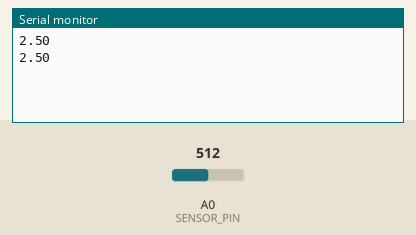
The sketch below on a simulated Arduino Uno, built with avr-gcc and run on an emulated ATmega328P. Parts: the last lines printed to the serial monitor. Inputs (shaded band) come from the test bench; at power-on: A0 (SENSOR_PIN) = 512.

Above: at 2.3 s.
2.4 s: A0 (SENSOR_PIN) set to 716
At 3.6 s:
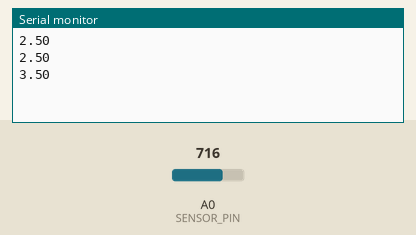
4.5 s: A0 (SENSOR_PIN) set to 900
At 5.7 s:
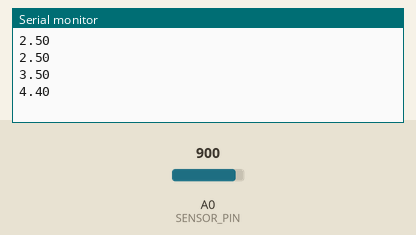
Timing chart, 0 to 7.5 s (numbered marks = the images above; inputs shaded):
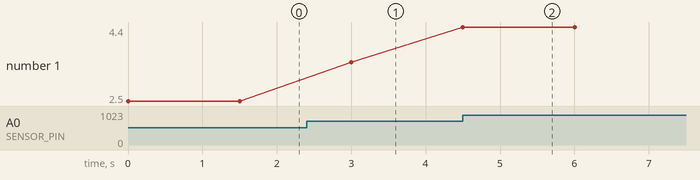

The sketch:

Node_23_arduino_complete.ino
```cpp
#define SENSOR_PIN A0  // Voltage sensor pin
#define VREF 5.0       // Reference voltage (5V)
#define ADC_RES 1023.0 // 10-bit ADC resolution

void setup() {

  Serial.begin(9600);
}


void loop() {
    int sensorValue = analogRead(SENSOR_PIN);
    float voltage = (sensorValue * VREF) / ADC_RES;  // Convert ADC to voltage

    Serial.println(voltage);

    delay(1500);  // Send data every second
}
```

Measured:
- after the input at 2.4 s, the serial monitor: prints a new line after 0.60 s (image 1)
- after the input at 4.5 s, the serial monitor: prints a new line at once (image 2)
- plotted number 1: 2.5 → 3.5 after the input at 2.4 s, 3.5 → 4.4 after the input at 4.5 s
